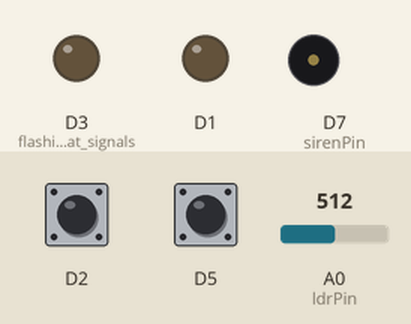
This sketch was run on a simulated ESP8266 (NodeMCU). On the bench: output pins drawn as LEDs (lit = HIGH), buzzer (waves = sounding, pin HIGH). Dashed ring = blinking. The test bench sets the inputs (shaded band); at power-on: A0 (ldrPin) = 512, D2 HIGH, D5 HIGH. WiFi joins after 1.5 s; servers stay silent unless stated; the local clock reads 2024-03-15 10:24:30 at power-on unless the sketch sets it.

Above: at 0.1 s.
At 8.7 s:
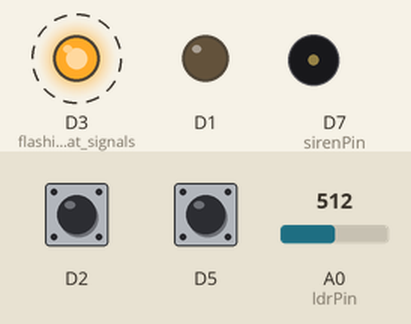
9.1 s: A0 (ldrPin) set to 43
12.1 s: A0 (ldrPin) set to 37
At 12.31 s:
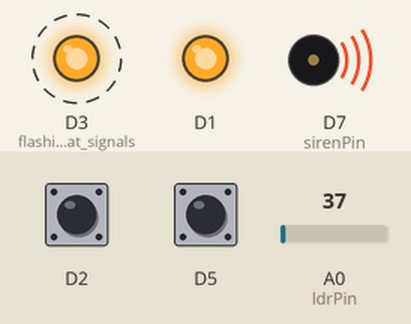
Timing chart, 0 to 21.1 s (numbered marks = the images above; inputs shaded):
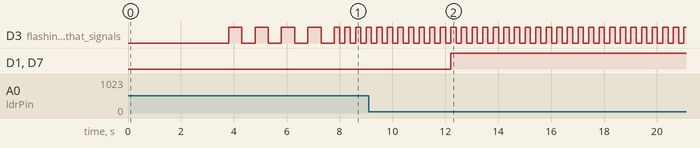

The sketch:

Notes_on_project.ino
```cpp
/*
### Analog pin A0

connect +3.3V to LDR, to 1K resistor and back to Gnd
connect A0 to junction LDR to 1K
Readings range from 15 to 318, with 32 being a good limit for night and day in this project.
Have to be careful of D1 D2 D3 & D4 when uploading.  Think it is D4 causing the issue

*/
```

200502_WiFiESP8266_PIR_LEDs.ino
```cpp
/**
 *  200503 starting to use GitHub as a repository
 *
 *  200425 trying a Duemilanove as controller
 *  for garage and backyard LEDs
 *
 *  200502 changing board to WiFi ESP8266
 *  in order to get email notifications of triggers
 *  {Notes: No interrupts and do not use D2}
 *
 *  Remember pin ids for arduino are different to those
 *  on the actual board.  See 200501 Notes on WiFi ESP8266.md
 *  In this sketch both
 *  #define sirenPin 13 and #define sirenPin D7
 *  work
 *
 * There is only one analog pin, which I will use for ldrPin
 * and set a time on in the software
 *
 * DO NOT USE GPIO 2 (D4) - stops uploads and normal functioning
 * V4a is a release for use in our garage. An issue is that there
 *     is one relay for both LEDs, and both PIRs.
 *     Pin assignments
 *			D1 - relay (green tape 7)
 *			D2 - pir input (green tape 2)
 *			D3 - flashing LED that signals loop is running
 *			D4 - do not use
 *			D5 - pir input (gree tape 3)
 *
 *			D7 - siren (not used yet)
 *			A0 - green tape A0
 *	 			 - green tape A1 not connected
 */
#define     times 4    // # of flashes of led 13
// to indicate successful upload
// Arduino ID of GPIO 13 is board pin D7

#include <Arduino.h>
#include <BlynkSimpleEsp8266.h>
#include "LEDPIR_Unit.h"
#include <WidgetRTC.h>

#define  sirenPin   D7
#define  ldrPin     A0
#define  nighttimeLimit 40  // analogRead(A0), Low = night
//#define  timingPot  A1  // only 1 analog pin on WiFi ESP8266

// -------------------------- Variables ---
String version = "200502 v4a";
LEDUnit     Front(D1,D2);     // led pin, pir pin
LEDUnit     Back(D1,D5);

WidgetLED LEDs(V0);
WidgetTerminal terminal(V2);
WidgetRTC rtc;
byte      sirenValue;  // used to write to Blynk LED widget V0
byte      lastSirenValue; // so we don't write unnecessaarily to Blynk

char auth[] = "RFQizkZailhQNgGQ2t_1QMKPIFqSuq3j";
const char* ssid = "OPTUS_369ECE";
const char* pass = "borelleres79249";
bool  eMailButtonState;
bool  manualOnOffButton;
// -------------------------- functions ---
BLYNK_WRITE(V1) {
  eMailButtonState = param.asInt();
}
BLYNK_WRITE(V3) {
  manualOnOffButton = param.asInt();
}
BLYNK_CONNECTED() {
  // Synchronize time on connection
  rtc.begin();
  delay(2000);
}
String getDateTime() {  // returns a String such as '19/03/2020<14:18>'
  String curTime = String(hour())+":"+minute()+":"+second();
  String curDate = String(day())+"/"+month()+"/"+year();
  return curDate+"<"+curTime+"> ";
}
void terminalWrite(String message) { // writes date time message to terminal
    terminal.print(getDateTime());
    terminal.println(message);
    terminal.flush();
}
void setSirenOn() {
    // irrispective of day or night
    digitalWrite(sirenPin, HIGH);
    sirenValue = 255;
}
void setSirenOff() {
    digitalWrite(sirenPin, LOW);
    sirenValue = 50;
}

byte    isItNighttime() {
    /*
     *  returns true if it is isItNighttime
     *  as determined by analog value on A0
     */
     return (analogRead(ldrPin) < nighttimeLimit);
     // typically <32 when dark
}
/* // not available on WiFi ESP8266 which has 1 analog pin only
int readTimingPot() {
    // simply return the pot value
    return analogRead(timingPot);
}
unsigned long getTime2StayOn() {
    /*
     * must map A1 pot values to 1 to 20s
     * 0 -> 1000
     * 700 -> 20000
     */
/*    return map(readTimingPot(),0,700,1000,20000);
}
*/
// -------------------------- ISRs --------
void Front_ISR() {  // keep simple and short
    if (isItNighttime()) {
        setSirenOn();
        Front.setOn();  // sets ledPin high, records time on
        Back.setOn();
    }
}

void Back_ISR() {  // keep simple and short
    if (isItNighttime()) {
        setSirenOn();
        Back.setOn();  // sets ledPin high, records time on
        Front.setOn();
    }
}

// --------------------------
void flash13(byte _times) { // to signal a sucessful upload
		// by flashing D3 a number of times
    if ((_times < 0) || (_times > 6)) _times = 3; // just in case
    for (int i=0;i<_times;i++) {
        digitalWrite(D3,HIGH);
        delay(500);
        digitalWrite(D3, LOW);
        delay(500);
    }
}
void flashD3() {
	digitalWrite(D3,HIGH);
	delay(200);
	digitalWrite(D3,LOW);
	delay(200);
}
// ------------------------------
```

LEDPIR_Unit.h
```cpp
/**
 * 200424 rewrite of a class used in
 * C:\Users\Robert\Documents\PlatformIO\Projects\200424-134832-esp32doit-devkit-v1
 *  usage
 *    LEDUnit frontLED(22,26);
 *    LEDUnit ;backLED(23,27);
 *
 */
#include <arduino.h>
#define setTimeOn 10000   // 10000 milliseconds

 class LEDUnit {  // ==================== class LEDUnit
    // Class Member Variables
    private:
        byte    ledPin;
        byte    pirPin;
        byte    isTriggered;  // true when PIR triggered
        unsigned long    lastTrigger;  // millis() at time of trigger
        unsigned long    time2StayOn;   // = 10000;

    //------------------------------------

    // Constructor
    public:
        LEDUnit(byte _ledPin, byte _pirPin) {
            ledPin = _ledPin;
            pirPin = _pirPin;
            isTriggered = false;
            time2StayOn = setTimeOn; // ***** read LDR if available

            pinMode(ledPin, OUTPUT);
            digitalWrite(ledPin, LOW);
            pinMode(pirPin, INPUT_PULLUP);
        }
        void setOn() {
            /* called by ISR */
            if (!isTriggered) {
                isTriggered = true;
                lastTrigger = millis();
                digitalWrite(ledPin,HIGH);
            }
        }
        byte    getPin() {return pirPin;}
        byte    getPirPinState() {
                  return (digitalRead(pirPin));
        }
        byte    isPirTimeUp() {
            /* polled in loop to turn led off
                returns state of isTriggered
            */
            if (isTriggered) {
                if ((millis()-lastTrigger)>time2StayOn) {
                    //  yes, time is up
                    digitalWrite(ledPin,LOW);
                    isTriggered = false;
                }
            }
            return isTriggered;  // use to keep 1 buzzer
            // synched between 2 pir's
        }
/*
        void setTime2StayOn(unsigned long _ms) {
            /*
             * usually read from an analog input
             * connected to a pot.
             */
/*            time2StayOn = _ms;
        }
*/
 }; // ------------------------------------ end Class LEDUnit
```

X_Setup.ino
```cpp
void setup() {
   Serial.begin(115200);
   Blynk.begin(auth,ssid,pass);

    pinMode(sirenPin, OUTPUT);  // simple signaller ATT
		pinMode(D3,OUTPUT);		// flashing LED that signals loop() is running
    flash13(times);   // flashes pin 13 high/low
    sirenValue = 50;
    lastSirenValue = sirenValue;
    Blynk.virtualWrite(V0,sirenValue);
    Blynk.virtualWrite(V1,false);
}
```

Y_Loop.ino
```cpp
void loop() {
    Blynk.run();

		// flash D3 to signal loop is running
		flashD3();
    // first check for manualOnOffButton getPirPinState
    if (manualOnOffButton) {
        // manually force LEDs on
        setSirenOn();
        Front.setOn();
        Back.setOn();
    } else {
        // poll the pirPins
        if (Front.getPirPinState()) Front_ISR();
        if (Back.getPirPinState()) Back_ISR();

        // check if leds on, and if so is time up
        bool front = Front.isPirTimeUp();
        bool back = Back.isPirTimeUp();
        if (!(front || back)) setSirenOff();
        if (lastSirenValue != sirenValue) {
          // change since last check
          Blynk.virtualWrite(V0,sirenValue);
          lastSirenValue = sirenValue;
          if (sirenValue > 200) {
             if (eMailButtonState) Blynk.email("Subject: Outside LEDs","Outside PIRs activated");
             terminalWrite(" Outside LEDs ON");
          }
        }
    }
}
```

Measured:
- the behaviour switches between 40 and 39 on A0 (ldrPin) (found by bisection; images 1 and 2)
- after the input at 12.1 s, D1, D7 (sirenPin): LOW → HIGH after 0.11 s
- by itself, D3 (flashing_LED_that_signals): alternates HIGH for 0.20 s and LOW for 0.20 s
